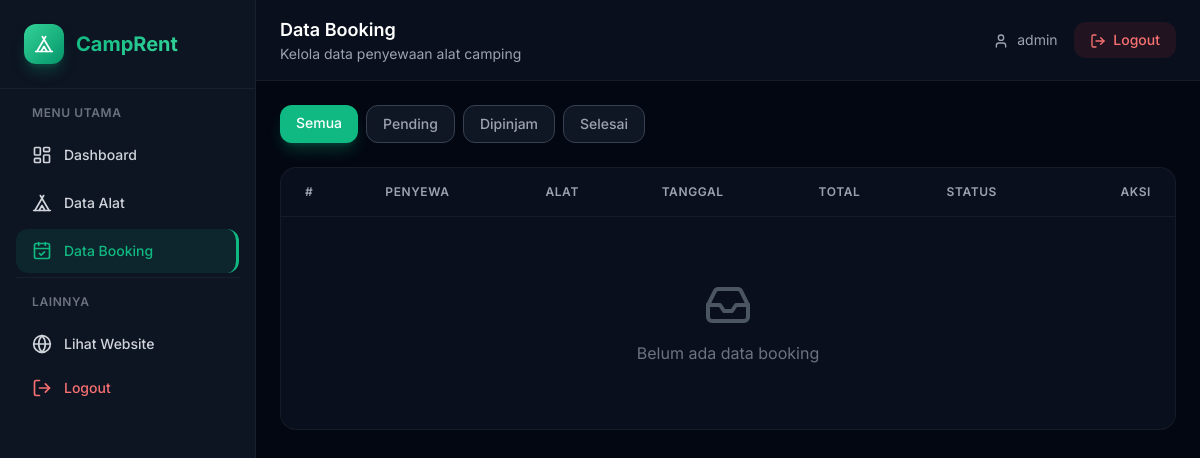
/dashboard/booking/ (signed in), run on an earlier commit of the app's database.
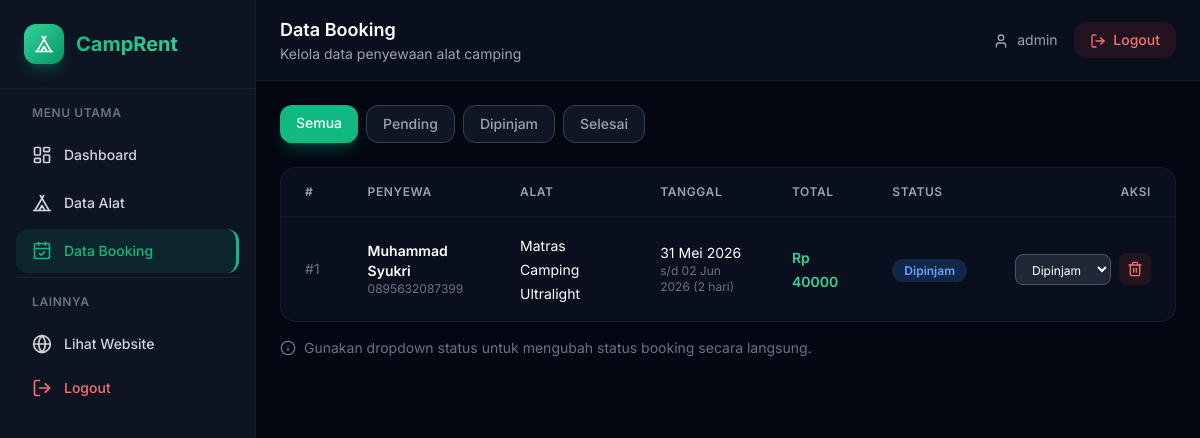
And on a later commit of the database.
### rental/models.py (models this page shows, shortened)
class Booking(models.Model):
    STATUS_CHOICES = [
        ('Pending', 'Pending'),
        ('Dipinjam', 'Dipinjam'),
        ('Selesai', 'Selesai'),
    ]
    customer_name = models.CharField(max_length=200, verbose_name='Nama Penyewa')
    phone = models.CharField(max_length=20, verbose_name='No. Telepon')
    equipment = models.ForeignKey(Equipment, on_delete=models.CASCADE, related_name='bookings', verbose_name='Alat')
    start_date = models.DateField(verbose_name='Tanggal Pinjam')
    end_date = models.DateField(verbose_name='Tanggal Kembali')
    note = models.TextField(blank=True, verbose_name='Catatan')
    status = models.CharField(max_length=20, choices=STATUS_CHOICES, default='Pending', verbose_name='Status')
    created_at = models.DateTimeField(auto_now_add=True)
    updated_at = models.DateTimeField(auto_now=True)
    class Meta:
        verbose_name = 'Booking'
        verbose_name_plural = 'Booking'
        ordering = ['-created_at']
    @property
    def duration(self):
        return (self.end_date - self.start_date).days
    @property
    def total_price(self):
        return self.duration * self.equipment.price_per_day

class Equipment(models.Model):
    CATEGORY_CHOICES = [
        ('Tenda', 'Tenda'),
        ('Carrier', 'Carrier'),
        ('Sleeping Bag', 'Sleeping Bag'),
        ('Matras', 'Matras'),
        ('Kompor', 'Kompor'),
        ('Perlengkapan Lain', 'Perlengkapan Lain'),
    ]
    name = models.CharField(max_length=200, verbose_name='Nama Alat')
    category = models.CharField(max_length=100, choices=CATEGORY_CHOICES, verbose_name='Kategori')
    price_per_day = models.IntegerField(verbose_name='Harga Sewa/Hari')
    stock = models.IntegerField(default=0, verbose_name='Stok')
    description = models.TextField(blank=True, verbose_name='Deskripsi')
    image = models.ImageField(upload_to='equipments/', blank=True, null=True, verbose_name='Gambar')
    created_at = models.DateTimeField(auto_now_add=True)
    updated_at = models.DateTimeField(auto_now=True)
    class Meta:
        verbose_name = 'Alat Camping'
        verbose_name_plural = 'Alat Camping'
        ordering = ['-created_at']

### rental/views.py (the view)
# urls.py: path('dashboard/booking/', views.booking_list, name='booking_list'),
@login_required
def booking_list(request):
    bookings = Booking.objects.select_related('equipment').all()
    status = request.GET.get('status', '')
    if status:
        bookings = bookings.filter(status=status)
    context = {
        'bookings': bookings,
        'selected_status': status,
    }
    return render(request, 'rental/admin/booking_list.html', context)

### rental/templates/rental/admin/booking_list.html (shortened to what this page needs)
{% extends 'rental/admin/base_admin.html' %}
{% block page_title %}Data Booking{% endblock %}
{% block page_subtitle %}Kelola data penyewaan alat camping{% endblock %}
{% block admin_content %}
<div class="flex flex-wrap gap-2 mb-6">
    <a href="{% url 'rental:booking_list' %}" class="px-4 py-2 rounded-xl text-sm font-medium transition {% if not selected_status %}bg-emerald-500 text-white shadow-lg shadow-emerald-500/25{% else %}bg-gray-800/50 text-gray-400 hover:text-emerald-400 hover:bg-emerald-500/10 border border-gray-700{% endif %}">
        Semua
    </a>
    <a href="{% url 'rental:booking_list' %}?status=Pending" class="px-4 py-2 rounded-xl text-sm font-medium transition {% if selected_status == 'Pending' %}bg-amber-500 text-white shadow-lg{% else %}bg-gray-800/50 text-gray-400 hover:text-amber-400 hover:bg-amber-500/10 border border-gray-700{% endif %}">
        Pending
    </a>
    <a href="{% url 'rental:booking_list' %}?status=Dipinjam" class="px-4 py-2 rounded-xl text-sm font-medium transition {% if selected_status == 'Dipinjam' %}bg-blue-500 text-white shadow-lg{% else %}bg-gray-800/50 text-gray-400 hover:text-blue-400 hover:bg-blue-500/10 border border-gray-700{% endif %}">
        Dipinjam
    </a>
    <a href="{% url 'rental:booking_list' %}?status=Selesai" class="px-4 py-2 rounded-xl text-sm font-medium transition {% if selected_status == 'Selesai' %}bg-emerald-500 text-white shadow-lg{% else %}bg-gray-800/50 text-gray-400 hover:text-emerald-400 hover:bg-emerald-500/10 border border-gray-700{% endif %}">
        Selesai
    </a>
</div>
<div class="rounded-2xl bg-gray-900/50 border border-white/5 overflow-hidden">
    <div class="overflow-x-auto">
        <table class="w-full">
            <thead>
                <tr class="border-b border-white/5">
                    <th class="text-left px-6 py-4 text-xs font-semibold text-gray-400 uppercase tracking-wider">#</th>
                    <th class="text-left px-6 py-4 text-xs font-semibold text-gray-400 uppercase tracking-wider">Penyewa</th>
                    <th class="text-left px-6 py-4 text-xs font-semibold text-gray-400 uppercase tracking-wider">Alat</th>
                    <th class="text-left px-6 py-4 text-xs font-semibold text-gray-400 uppercase tracking-wider">Tanggal</th>
                    <th class="text-left px-6 py-4 text-xs font-semibold text-gray-400 uppercase tracking-wider">Total</th>
                    <th class="text-left px-6 py-4 text-xs font-semibold text-gray-400 uppercase tracking-wider">Status</th>
                    <th class="text-right px-6 py-4 text-xs font-semibold text-gray-400 uppercase tracking-wider">Aksi</th>
                </tr>
            </thead>
            <tbody class="divide-y divide-white/5">
                {% for booking in bookings %}
                <tr class="hover:bg-gray-800/30 transition">
                    <td class="px-6 py-4 text-sm text-gray-500">#{{ booking.id }}</td>
                    <td class="px-6 py-4">
                        <div>
                            <p class="font-semibold text-sm">{{ booking.customer_name }}</p>
                            <p class="text-xs text-gray-500">{{ booking.phone }}</p>
                        </div>
                    </td>
                    <td class="px-6 py-4">
                        <span class="text-sm">{{ booking.equipment.name }}</span>
                    </td>
                    <td class="px-6 py-4">
                        <div class="text-sm">
                            <p>{{ booking.start_date|date:"d M Y" }}</p>
                            <p class="text-xs text-gray-500">s/d {{ booking.end_date|date:"d M Y" }} ({{ booking.duration }} hari)</p>
                        </div>
                    </td>
                    <td class="px-6 py-4">
                        <span class="font-semibold text-sm text-emerald-400">Rp {{ booking.total_price|floatformat:0 }}</span>
                    </td>
                    <td class="px-6 py-4">
                        <span class="px-3 py-1 rounded-full text-xs font-semibold
                            {% if booking.status == 'Pending' %}bg-amber-500/20 text-amber-400
                            {% elif booking.status == 'Dipinjam' %}bg-blue-500/20 text-blue-400
                            {% else %}bg-emerald-500/20 text-emerald-400{% endif %}">
                            {{ booking.status }}
                        </span>
                    </td>
                    <td class="px-6 py-4 text-right">
                        <div class="flex items-center justify-end gap-2">
                            <form method="POST" action="{% url 'rental:booking_update_status' booking.pk %}" class="inline">
                                <select name="status" onchange="this.form.submit()" class="px-3 py-1.5 rounded-lg bg-gray-700/50 border border-gray-600 text-white text-xs focus:outline-none focus:ring-2 focus:ring-emerald-500 cursor-pointer">
                                    <option value="Dipinjam" {% if booking.status == 'Dipinjam' %}selected{% endif %}>Dipinjam</option>
                                </select>
                            </form>
                            <a href="{% url 'rental:booking_delete' booking.pk %}" class="p-2 rounded-lg bg-red-500/10 text-red-400 hover:bg-red-500/20 transition" title="Hapus">
                                <i data-lucide="trash-2" class="w-4 h-4"></i>
                            </a>
                        </div>
                    </td>
                </tr>
                {% empty %}
                <tr>
                    <td colspan="7" class="px-6 py-16 text-center">
                        <i data-lucide="inbox" class="w-12 h-12 text-gray-600 mx-auto mb-3"></i>
                        <p class="text-gray-500">Belum ada data booking</p>
                    </td>
                </tr>
                {% endfor %}
            </tbody>
        </table>
    </div>
</div>
{% if bookings %}
<div class="mt-4 text-sm text-gray-500 flex items-center gap-2">
    <i data-lucide="info" class="w-4 h-4"></i>
    Gunakan dropdown status untuk mengubah status booking secara langsung.
</div>
{% endif %}
{% endblock %}

### rental/templates/rental/admin/base_admin.html (shortened to what this page needs)
{% load static %}
<!DOCTYPE html>
<html lang="id">
<head>
    <script src="https://cdn.tailwindcss.com"></script>
</head>
<body class="bg-gray-950 text-white min-h-screen">
    <div class="flex">
        <aside class="fixed left-0 top-0 bottom-0 w-64 bg-gray-900/80 border-r border-white/5 z-40 hidden lg:block overflow-y-auto">
            <div class="p-6 border-b border-white/5">
                <a href="{% url 'rental:landing' %}" class="flex items-center gap-3">
                    <div class="w-10 h-10 rounded-xl bg-gradient-to-br from-emerald-400 to-emerald-600 flex items-center justify-center shadow-lg shadow-emerald-500/25">
                        <i data-lucide="tent" class="w-5 h-5 text-white"></i>
                    </div>
                    <span class="text-xl font-bold gradient-text">CampRent</span>
                </a>
            </div>
            <nav class="p-4 space-y-1">
                <p class="text-xs text-gray-500 font-semibold uppercase tracking-wider px-4 mb-3">Menu Utama</p>
                <a href="{% url 'rental:dashboard' %}" class="sidebar-link flex items-center gap-3 px-4 py-3 rounded-xl text-gray-300 text-sm font-medium {% if request.resolver_match.url_name == 'dashboard' %}active{% endif %}">
                    <i data-lucide="layout-dashboard" class="w-5 h-5"></i>
                    Dashboard
                </a>
                <a href="{% url 'rental:equipment_list' %}" class="sidebar-link flex items-center gap-3 px-4 py-3 rounded-xl text-gray-300 text-sm font-medium {% if 'equipment' in request.resolver_match.url_name %}active{% endif %}">
                    <i data-lucide="tent" class="w-5 h-5"></i>
                    Data Alat
                </a>
                <a href="{% url 'rental:booking_list' %}" class="sidebar-link flex items-center gap-3 px-4 py-3 rounded-xl text-gray-300 text-sm font-medium {% if 'booking' in request.resolver_match.url_name %}active{% endif %}">
                    <i data-lucide="calendar-check" class="w-5 h-5"></i>
                    Data Booking
                </a>
                <div class="pt-4 mt-4 border-t border-white/5">
                    <p class="text-xs text-gray-500 font-semibold uppercase tracking-wider px-4 mb-3">Lainnya</p>
                    <a href="{% url 'rental:landing' %}" class="sidebar-link flex items-center gap-3 px-4 py-3 rounded-xl text-gray-300 text-sm font-medium">
                        <i data-lucide="globe" class="w-5 h-5"></i>
                        Lihat Website
                    </a>
                    <a href="{% url 'rental:admin_logout' %}" class="sidebar-link flex items-center gap-3 px-4 py-3 rounded-xl text-red-400 text-sm font-medium hover:bg-red-500/10 hover:text-red-400">
                        <i data-lucide="log-out" class="w-5 h-5"></i>
                        Logout
                    </a>
                </div>
            </nav>
        </aside>
        <main class="flex-1 lg:ml-64 pt-16 lg:pt-0 min-h-screen">
            <div class="bg-gray-900/50 border-b border-white/5 px-6 py-4 hidden lg:block">
                <div class="flex items-center justify-between">
                    <div>
                        <h2 class="text-lg font-semibold">{% block page_title %}Dashboard{% endblock %}</h2>
                        <p class="text-sm text-gray-400">{% block page_subtitle %}Selamat datang di panel admin CampRent{% endblock %}</p>
                    </div>
                    <div class="flex items-center gap-4">
                        <span class="text-sm text-gray-400">
                            <i data-lucide="user" class="w-4 h-4 inline mr-1"></i>
                            {{ user.username }}
                        </span>
                        <a href="{% url 'rental:admin_logout' %}" class="px-4 py-2 rounded-xl bg-red-500/10 text-red-400 text-sm font-medium hover:bg-red-500/20 transition">
                            <i data-lucide="log-out" class="w-4 h-4 inline mr-1"></i>
                            Logout
                        </a>
                    </div>
                </div>
            </div>
            <div class="p-6 fade-in">
                {% block admin_content %}{% endblock %}
            </div>
        </main>
    </div>
</body>
</html>

### rental/templates/rental/admin/base_admin.html (style rules this page uses)
* { font-family: 'Inter', system-ui, sans-serif; }
.gradient-text { background: linear-gradient(135deg, #10b981, #34d399); -webkit-background-clip: text; -webkit-text-fill-color: transparent; background-clip: text; }
.sidebar-link { transition: all 0.3s ease; }
.sidebar-link:hover, .sidebar-link.active { background: rgba(16, 185, 129, 0.1); color: #10b981; border-right: 3px solid #10b981; }
.fade-in { animation: fadeIn 0.5s ease-out; }

What changed in the data, as far as the page shows it:
added Booking: id "1", customer_name "Muhammad Syukri", phone "0895632087399", equipment.name "Matras Camping Ultralight", start_date "31 Mei 2026", end_date "02 Jun 2026", duration "2", total_price "40000", status "Dipinjam"
Also different on the page:
text no longer shown: "Belum ada data booking"
text now shown: "Gunakan dropdown status untuk mengubah status booking secara langsung."
